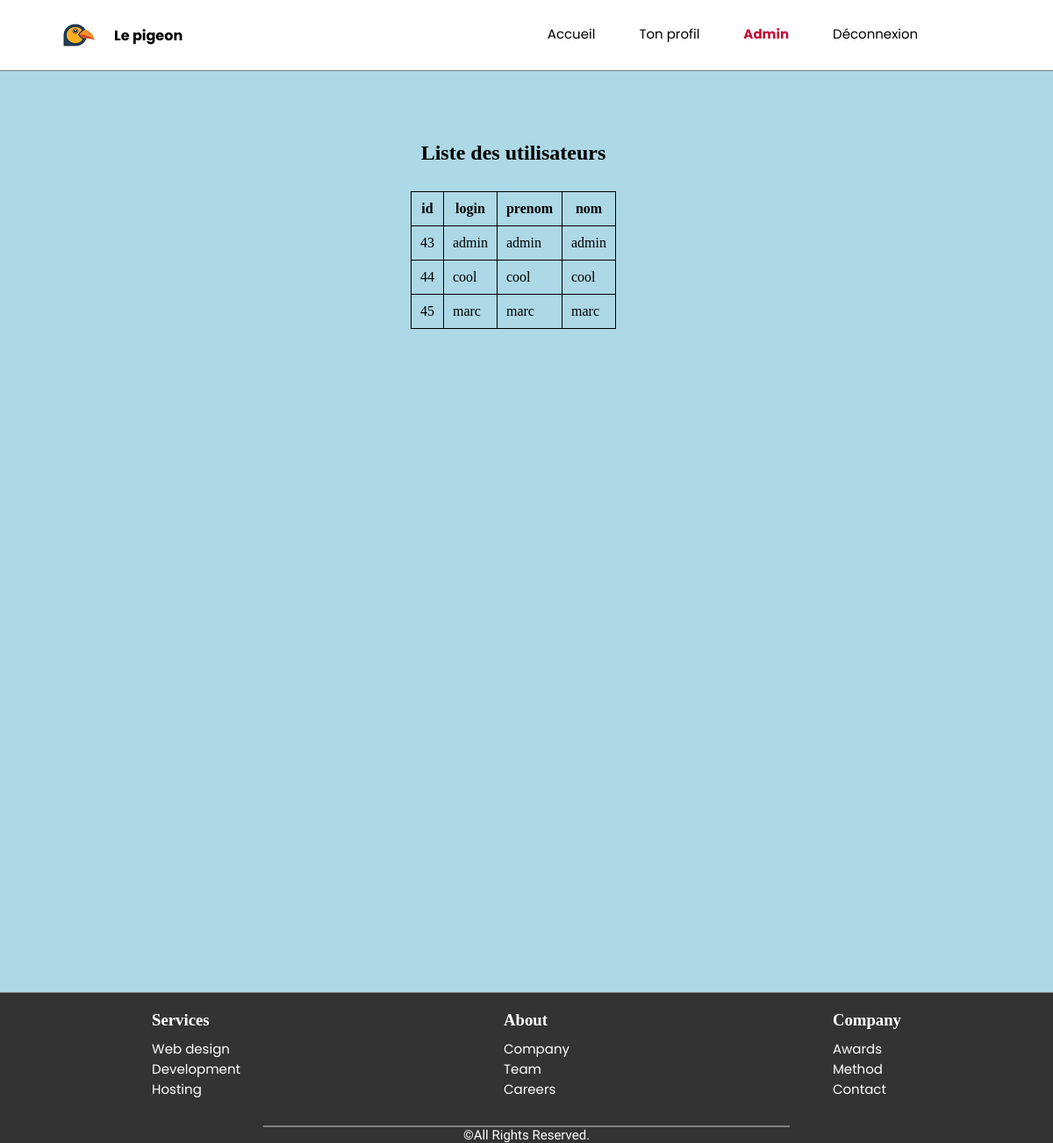
The app's page /admin.php with its own data.
### tables this page shows
CREATE TABLE `utilisateurs` (
  `id` int NOT NULL,
  `login` varchar(255) NOT NULL,
  `prenom` varchar(255) NOT NULL,
  `nom` varchar(255) NOT NULL,
  `password` varchar(255) NOT NULL
);

### admin.php (the view, shortened to what this page needs)
<!DOCTYPE html>
<html lang="fr">
<head>
    <link rel="stylesheet" href="./assets/css/style.css" />
</head>
<body>
    <header>
        <div class=logo_title>
            <a href="index.php">
                <div class="logo"><img src="./assets/images/logo.png" alt="logo page principal">
                </div>
            </a>
            <div class=title>Le pigeon</div>
        </div>
        <nav class="container_menu">
            <a class="#" href="./index.php">Accueil</a>
            <a class="#" href="./profil.php">Ton profil </a>
            <a class="active" href="./admin.php">Admin </a>
            <a class="#" href="deconnexion.php">Déconnexion</a>
        </nav>
    </header>
    <main>
        <?php
        $connexion = mysqli_connect('localhost', 'root');
        mysqli_select_db($connexion, 'moduleconnexion');
        $command= "SELECT id,login,prenom,nom FROM utilisateurs ";
        $result = mysqli_query($connexion, $command);
        ?>
        <h2> Liste des utilisateurs</h2>
        <table>
            <tr>
                <?php
            $fields = mysqli_fetch_fields($result);
            foreach ($fields as $field) {
            echo"<th>".htmlspecialchars($field->name)."</th>";}
            ?>
            </tr>
            <?php
            while ($row = mysqli_fetch_assoc($result)) {
            echo "<tr>";
            foreach ($fields as $field) {
            $fieldName = $field->name;
            echo "<td>" . htmlspecialchars($row[$fieldName]) . "</td>";
            }
            echo"</tr>";
            }
            ?>
        </table>
    </main>
    <footer>
        <div class="container_footer">
            <div>
                <h3>Services</h3>
                <ul>
                    <li><a href="#">Web design</a></li>
                    <li><a href="#">Development</a></li>
                    <li><a href="#">Hosting</a></li>
                </ul>
            </div>
            <div>
                <h3>About</h3>
                <ul>
                    <li><a href="#">Company</a></li>
                    <li><a href="#">Team</a></li>
                    <li><a href="#">Careers</a></li>
                </ul>
            </div>
            <div>
                <h3>Company </h3>
                <ul>
                    <li><a href="#">Awards</a></li>
                    <li><a href="#">Method</a></li>
                    <li><a href="#">Contact</a></li>
                </ul>
            </div>
        </div>
        <hr class=hr_milieu>
        <p> ©All Rights Reserved.</p>
    </footer>
</body>
</html>

### assets/css/style.css (style rules this page uses)
* { margin: 0; padding: 0; }
h2 { text-align: center; }
h3 { color: white; font-family:'Trebuchet MS'; margin-bottom: 10px; }
body { background-color: lightblue; }
main { padding-top: 80px; padding-right: 80px; padding-left: 50px; min-height: calc(100vh - 230px); }
footer p:nth-child(3) { color: white; text-align: center; font-size: 15px; padding-left: 0; font-weight: normal; font-family:"Heebo"; }
ul { list-style: none; }
.logo { display: flex; align-items: center; width: fit-content; margin-left:50px; }
header { height: 80px; display: flex; flex-direction: row; align-items: center; justify-content: space-between; background-color:white; border-bottom:1px solid ; border-color: grey; overflow: hidden; }
.logo_title { display: flex; flex-direction: row; align-items: center; }
.title { font-family: "Poppins"; color: black; font-size: 16px; font-weight: bold; }
.container_menu { height:80px; display: flex; flex-direction: row; align-items: center; justify-content: center; width:65%; }
a { text-decoration: none; font-size:15px; color: white; font-weight:normal; font-family:"Poppins"; }
nav a { font-size:15px; color: black; font-weight:normal; font-family:"Poppins"; padding-left: 50px; border-bottom: 3px solid transparent; transition:0.3 ease; text-decoration: none; }
nav a:hover,nav a.active { font-weight: bold; color: rgb(197, 14, 54); }
p { font-family: 'Segoe UI', Tahoma, Geneva, Verdana, sans-serif; font-size: 17px; text-align: center; }
footer { position: relative; padding-top:20px; margin-top: 400px;; height: fit-content; border-top:1px solid ; border-color: grey; background-color: #333333; }
.container_footer { display: flex; justify-content: center; gap:300px; margin-bottom: 30px; }
.hr_milieu { margin-left: 25%; margin-right:25%; border: solid gray 1px ; }
table { border-collapse: collapse; margin: auto; margin-top: 30px; }
th, td { border: 1px solid black; padding: 10px; }

### records on screen
utilisateurs: id "43", login "admin", prenom "admin", nom "admin"
utilisateurs: id "44", login "cool", prenom "cool", nom "cool"
utilisateurs: id "45", login "marc", prenom "marc", nom "marc"

### other values on screen
$field->name "id"
$field->name "login"
$field->name "prenom"
$field->name "nom"
